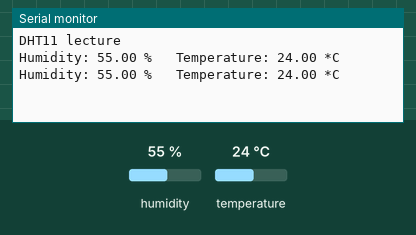
Bench run of a sketch on a simulated Arduino Uno, built with avr-gcc and run on an emulated ATmega328P. On the bench: the last lines printed to the serial monitor. The test bench sets the inputs (shaded band); at power-on: humidity 55 %, temperature 24 °C.

Above: at 4.8 s.
4.9 s: humidity set to 22 %
At 6.9 s:
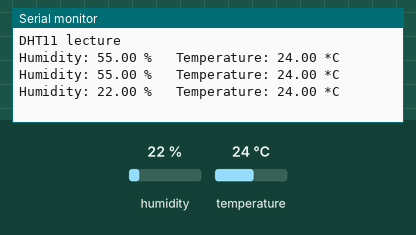
7.9 s: temperature set to 12 °C
At 9.3 s:
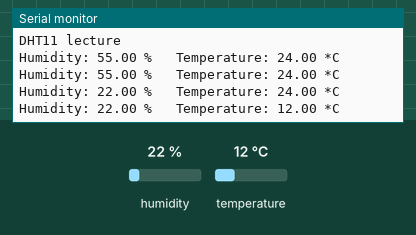
10.9 s: humidity set to 40 %
At 13.0 s:
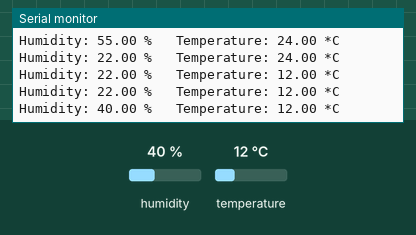
Timing chart, 0 to 14.5 s (numbered marks = the images above; inputs shaded):
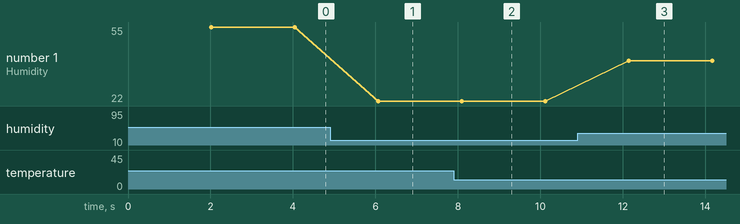

Measured:
- after the input at 4.9 s, the serial monitor: prints a new line after 1.2 s (image 1)
- after the input at 7.9 s, the serial monitor: prints a new line after 0.20 s (image 2)
- after the input at 10.9 s, the serial monitor: prints a new line after 1.2 s (image 3)
- plotted number 1: 55 → 22 after the input at 4.9 s, 22 → 40 after the input at 10.9 s

The sketch:

dht11_lecture.ino
```cpp
#include "DHT.h"

#define DHTPIN 13

#define DHTTYPE DHT11

DHT dht(DHTPIN, DHTTYPE);

void setup() {
  Serial.begin(9600);
  Serial.println("DHT11 lecture");
  dht.begin();
}

void loop() {
  delay(2000);
  //Cool info:
  // Reading temperature or humidity takes about 250 milliseconds!
  // Sensor readings may also be up to 2 seconds 'old' (its a very slow sensor)
  float h = dht.readHumidity();
  float t = dht.readTemperature();

  if (isnan(h) || isnan(t)) {
    Serial.println("Failed to read from DHT sensor!");
    return;
  }

  Serial.print("Humidity: ");
  Serial.print(h);
  Serial.print(" %\t ");
  Serial.print("Temperature: ");
  Serial.print(t);
  Serial.print(" *C ");
  Serial.println();
}
```
